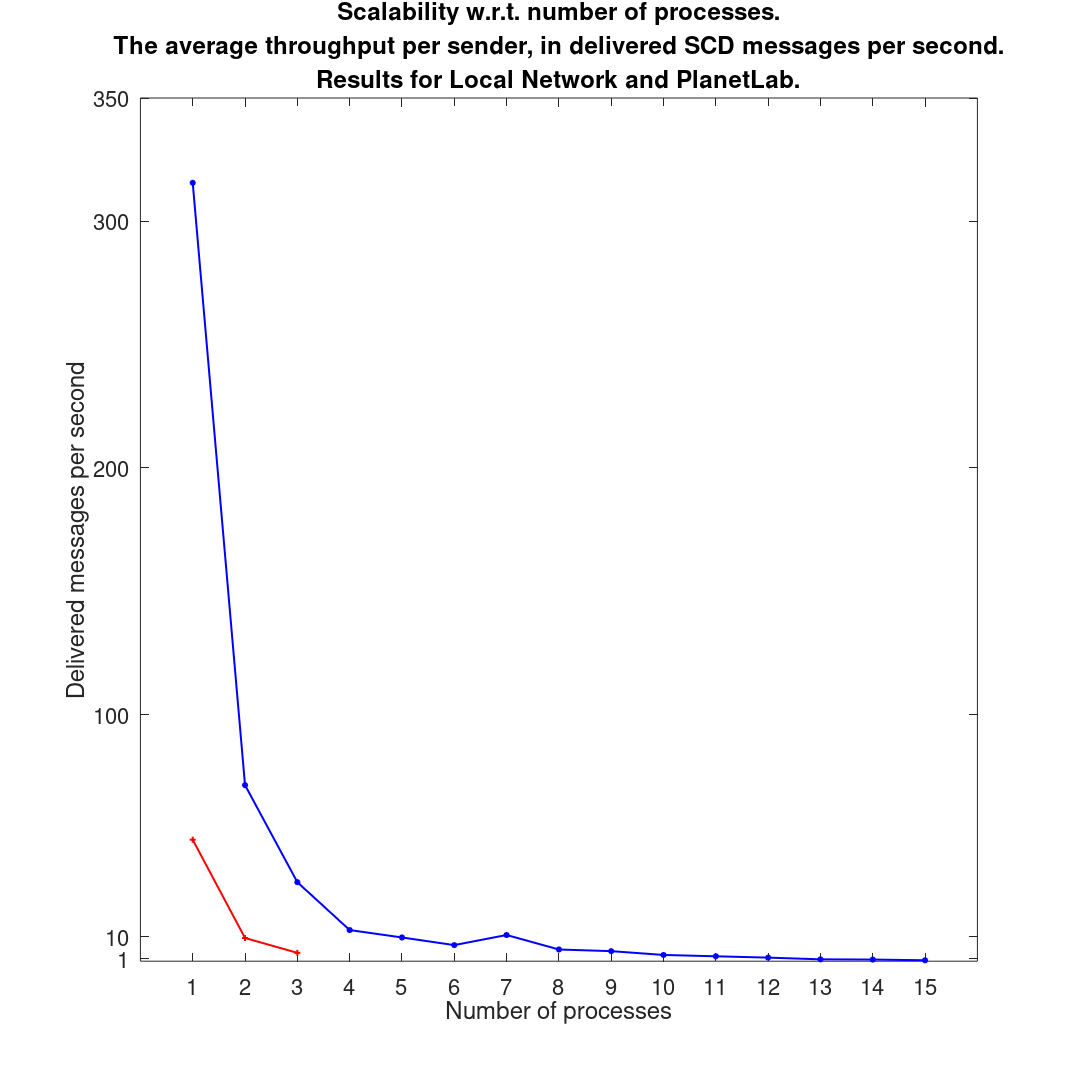

Reproduce this figure in MATLAB.
clf
set(0,'DefaultFigureVisible','off')
figure('DefaultAxesFontSize',22);
x = [;1;2;3];
y = [;49.25904913648588;9.405489478043545;3.385772254822143];
plot(x,y, 'r-+', 'linewidth', 2);
hold on
x2 = [;1;2;3;4;5;6;7;8;9;10;11;12;13;14;15];
y2 = [;315.62750543734;71.39467316881455;32.04096323408305;12.629809850882827;9.623339478331264;6.525590933813476;10.62169211110946;4.749300572505745;4.075302474242246;2.5313022542661754;1.9904961066706583;1.4513909657641983;0.7585943037471317;0.6628951953862351;0.38310261539572255];
plot(x2,y2,'b-*', 'linewidth', 2);
title({'Scalability w.r.t. number of processes.', 'The average throughput per sender, in delivered SCD messages per second.', 'Results for Local Network and PlanetLab.'})
xlabel('Number of processes')
xticks([1, 2, 3, 4, 5, 6, 7, 8, 9, 10, 11, 12, 13, 14, 15])
ylabel('Delivered messages per second')
yticks([1.0, 10.0, 100.0, 200.0, 300.0, 350.0])
set(gcf, 'PaperPosition', [0.0 0.0 15 15]);
set(gcf, 'PaperSize', [15 15]);
saveas(gcf, 'scd_exp1_combined_tput.pdf')
